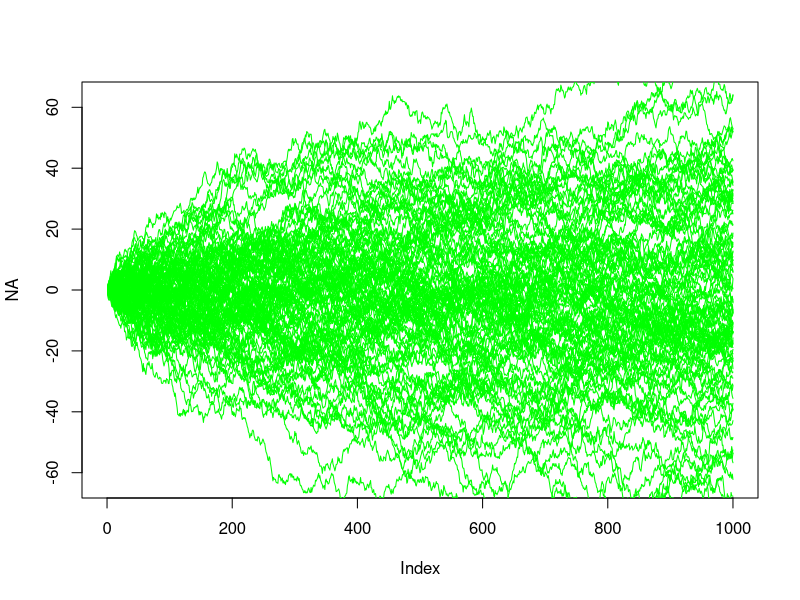
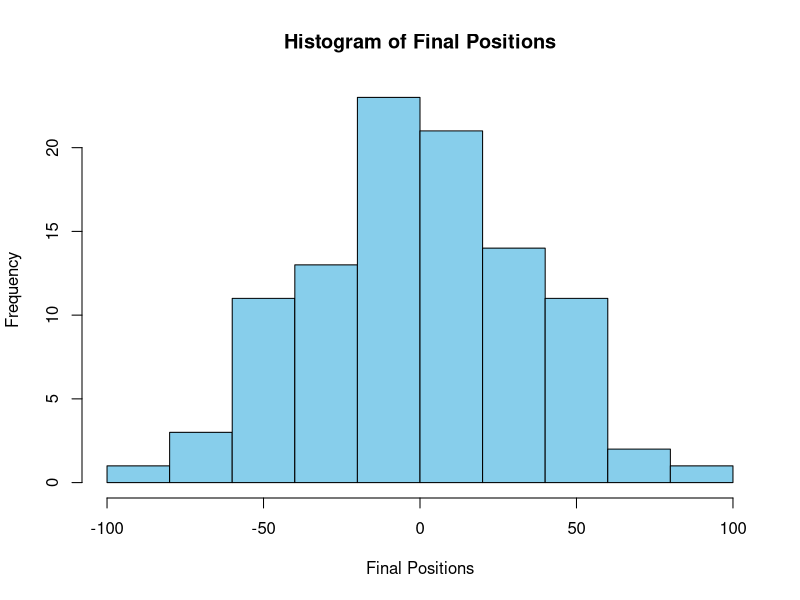
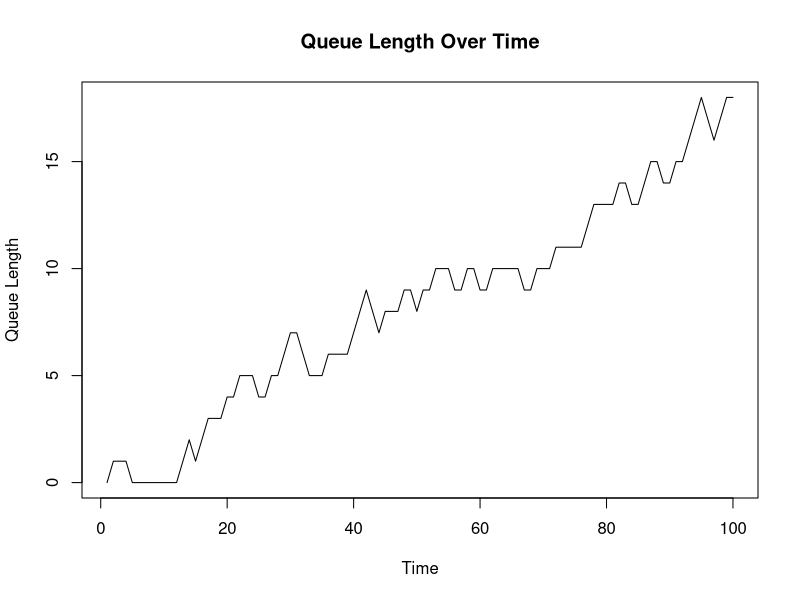

Reproduce these figures in R, in order.
rm(list = ls())
n <- 1000 # the length of the walk
x <- rep(0, n) # start with all zeros
# get an empty plot to start with:
plot(NA, type = 'n', xlim=c(0,n), ylim=c(-2*sqrt(n),2*sqrt(n)))
for (iter in 1:100) { # repeat 100 times
  # walk randomly:
  for (i in 1:(n-1)) {
    x[i+1] <- x[i] + rnorm(1)
  }
  # plot:
  lines(1:n, x, col = "green")
}
###########################
n <- 1000 # the length of the walk
x <- rep(0, n) # start with all zeros
final_positions <- c() # Initialize an empty vector to store final positions

for (iter in 1:100) { # repeat 100 times
  # walk randomly:
  for (i in 1:(n-1)) {
    x[i+1] <- x[i] + rnorm(1)
  }
  # Store the final position after each walk:
  final_positions <- c(final_positions, x[n])
}

# Plotting the histogram of final positions:
hist(final_positions, col = "skyblue", xlab = "Final Positions", ylab = "Frequency", main = "Histogram of Final Positions")
###########################

runQ <- function(Pin, Pout, T_queue) {
  queue_length <- rep(0, T_queue) # Vector to store queue length at each minute
  Q<-0
  # Simulating the queue
  for (i in 1:T_queue) {
    
    # Check if a new customer arrives
    if (runif(1) < Pin) {
      Q<-Q+1
        # New customer added
    } 
    
    # Check if a customer finishes and leaves the queue
    if (runif(1) < Pout && Q > 0) {
      Q<-Q-1 # Customer finished and leaves
    }
    queue_length[i]<-Q
  }
  
  # Plotting the queue length over time
  plot(1:T_queue, queue_length, type = 'l', xlab = 'Time', ylab = 'Queue Length',
       main = 'Queue Length Over Time')
}

# Example usage:
runQ(0.6, 0.4, 100)

